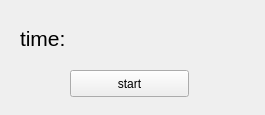
<?xml version="1.0" encoding="UTF-8"?>
<ui version="4.0">
 <class>start_window</class>
 <widget class="QWidget" name="start_window">
  <property name="geometry">
   <rect>
    <x>0</x>
    <y>0</y>
    <width>265</width>
    <height>115</height>
   </rect>
  </property>
  <property name="windowTitle">
   <string>start reading</string>
  </property>
  <widget class="QLabel" name="label">
   <property name="geometry">
    <rect>
     <x>20</x>
     <y>30</y>
     <width>61</width>
     <height>17</height>
    </rect>
   </property>
   <property name="font">
    <font>
     <pointsize>16</pointsize>
    </font>
   </property>
   <property name="text">
    <string>time:</string>
   </property>
  </widget>
  <widget class="QLabel" name="time_label">
   <property name="geometry">
    <rect>
     <x>90</x>
     <y>20</y>
     <width>161</width>
     <height>41</height>
    </rect>
   </property>
   <property name="font">
    <font>
     <family>Tibetan Machine Uni</family>
     <pointsize>13</pointsize>
    </font>
   </property>
   <property name="text">
    <string/>
   </property>
  </widget>
  <widget class="QPushButton" name="start">
   <property name="geometry">
    <rect>
     <x>70</x>
     <y>70</y>
     <width>119</width>
     <height>27</height>
    </rect>
   </property>
   <property name="text">
    <string>start</string>
   </property>
  </widget>
 </widget>
 <resources/>
 <connections/>
</ui>
